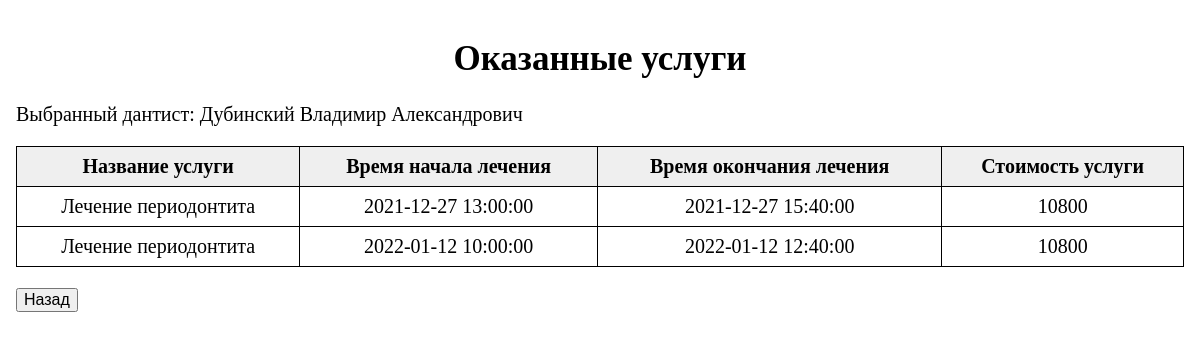
Page /appointments/appointments_history.php?dentist_id=1 on the committed database.
### tables this page shows
CREATE TABLE dentists(
    id INTEGER PRIMARY KEY AUTOINCREMENT NOT NULL,
    last_name TEXT NOT NULL,
    first_name TEXT NOT NULL,
    middle_name TEXT,
    birthday TEXT NOT NULL,
    specialization_id INTEGER NOT NULL,
    employee_status_id INTEGER NOT NULL,
    earning_in_percent REAL NOT NULL,
    CHECK(earning_in_percent >= 0)
    FOREIGN KEY(specialization_id)
            REFERENCES specilizations(id) ON DELETE RESTRICT ON UPDATE CASCADE
    FOREIGN KEY(employee_status_id)
            REFERENCES employee_statuses(id) ON DELETE RESTRICT ON UPDATE CASCADE
);

CREATE TABLE appointments(
    id INTEGER PRIMARY KEY AUTOINCREMENT NOT NULL,
    client_id INTEGER NOT NULL,
    dentist_id INTEGER NOT NULL,
    appointment_time TEXT NOT NULL,
    start_time TEXT,
    end_time TEXT,
    appointment_status_id INTEGER NOT NULL,
    service_id INTEGER NOT NULL,
    FOREIGN KEY(client_id)
            REFERENCES clients(id) ON DELETE RESTRICT ON UPDATE CASCADE,
    FOREIGN KEY(dentist_id)
            REFERENCES dentists(id) ON DELETE RESTRICT ON UPDATE CASCADE,
    FOREIGN KEY(service_id)
            REFERENCES services(id) ON DELETE RESTRICT ON UPDATE CASCADE,
    FOREIGN KEY(appointment_status_id)
            REFERENCES appointment_statuses(id) ON DELETE RESTRICT ON UPDATE CASCADE
);

CREATE TABLE services(
    id INTEGER PRIMARY KEY AUTOINCREMENT NOT NULL,
    title TEXT NOT NULL,
    cathegory_id INTEGER NOT NULL,
    specialization_id INTEGER NOT NULL,
    duration_in_minutes REAL NOT NULL,
    price REAL NOT NULL,
    CHECK(duration_in_minutes > 0 and price >= 0),
    FOREIGN KEY(cathegory_id)
            REFERENCES categories(id) ON DELETE RESTRICT ON UPDATE CASCADE
    FOREIGN KEY(specialization_id)
            REFERENCES specilizations(id) ON DELETE RESTRICT ON UPDATE CASCADE
);

### public/appointments/AppointmentsRepository.php (called while the page is built, shortened)
<?php
require_once '../base/Repository.php';
class AppointmentsRepository extends Repository
{
    private static ?AppointmentsRepository $instance = null;
    public function readDentistById(string $dentist_id)
    {
        $query = 'SELECT id, last_name, first_name, middle_name, birthday, specialization_id, employee_status_id, earning_in_percent  FROM dentists WHERE id = :dentist_id';
        $statement = $this->pdo->prepare($query);
        $statement->execute(['dentist_id' => $dentist_id]);
        $dentists = $statement->fetchAll();
        return $dentists[0];
    }
    public function readServiceById(string $service_id)
    {
        $query = 'SELECT id, title, cathegory_id, specialization_id, duration_in_minutes, price FROM services WHERE id = :service_id';
        $statement = $this->pdo->prepare($query);
        $statement->execute(['service_id' => $service_id]);
        $dentists = $statement->fetchAll();
        return $dentists[0];
    }
    public function readHistoryAppointmentsByDentistId(string $dentist_id)
    {
        $query = 'SELECT id, client_id, dentist_id, appointment_time, start_time, end_time, appointment_status_id, service_id FROM appointments WHERE dentist_id = :dentist_id AND appointment_status_id == 2 AND DATE(appointment_time) < DATE("now") ORDER BY appointment_time';
        $statement = $this->pdo->prepare($query);
        $statement->execute(['dentist_id' => $dentist_id]);
        $history = $statement->fetchAll();
        return $history;
    }
    public static function getInstance(): AppointmentsRepository
    {
        if (static::$instance == null) static::$instance = new static('sqlite:../../data/dentistry.db');
        return static::$instance;
    }
}

### public/base/Repository.php (called while the page is built, shortened)
<?php
abstract class Repository
{
    protected function __construct(string $path)
    {
        $this->pdo = new PDO($path);
    }
}

### public/appointments/appointments_history.php (the view, shortened to what this page needs)
<!DOCTYPE html>
<html lang="ru">
<head>
    <link rel="stylesheet" href="../styles/style.css">
</head>
<body>
<?php
require_once 'AppointmentsRepository.php';
$repository = AppointmentsRepository::getInstance();
$dentist = $repository->readDentistById($_GET['dentist_id']);
?>
<h1 class="title">Оказанные услуги</h1>
<p>Выбранный дантист: <?= "$dentist[last_name] $dentist[first_name] $dentist[middle_name]" ?></p>
<table class="doctor_table">
    <tr>
        <th class="doctor_th">Название услуги</th>
        <th class="doctor_th">Время начала лечения</th>
        <th class="doctor_th">Время окончания лечения</th>
        <th class="doctor_th">Стоимость услуги</th>
    </tr>
    <?php foreach ($repository->readHistoryAppointmentsByDentistId($_GET['dentist_id']) as $appointment): ?>
        <?php
        $appointment_end_time = new DateTime($appointment['appointment_time']);
        $service = $repository->readServiceById($appointment['service_id']);
        $duration = (int)$service['duration_in_minutes'];
        $appointment_end_time->add(new DateInterval("PT" . $duration . "M"));
        $end_time_string = $appointment_end_time->format('Y-m-d H:i:s');
        ?>
        <tr>
            <td class="doctor_td"><?= $service['title'] ?></td>
            <td class="doctor_td"><?= $appointment['appointment_time'] ?></td>
            <td class="doctor_td"><?= $end_time_string ?></td>
            <td class="doctor_td"><?= $service['price'] ?></td>
        </tr>
    <?php endforeach; ?>
</table>
<p>
    <button onclick="window.location.href = '../index.php';" class="def_button">Назад</button>
</p>
</body>
</html>

### public/styles/style.css (style rules this page uses)
body { font-size: 20px; padding: 8px; }
button.def_button { font-size: 16px; }
h1.title { text-align: center; font-size: 35px; }
table.doctor_table { width: 100%; border: 1px solid black; border-collapse: collapse; }
th.doctor_th { font-weight: bold; padding: 8px; text-align: center; background: #efefef; border: 1px solid black; }
td.doctor_td { border: 1px solid black; text-align: center; padding: 8px; }

### rows in the picture
dentists: last_name "Дубинский", first_name "Владимир", middle_name "Александрович"
appointments: service.title "Лечение периодонтита", appointment_time "2021-12-27 13:00:00", appointment_time "2021-12-27 15:40:00", service.price "10800"
appointments: service.title "Лечение периодонтита", appointment_time "2022-01-12 10:00:00", appointment_time "2022-01-12 12:40:00", service.price "10800"
